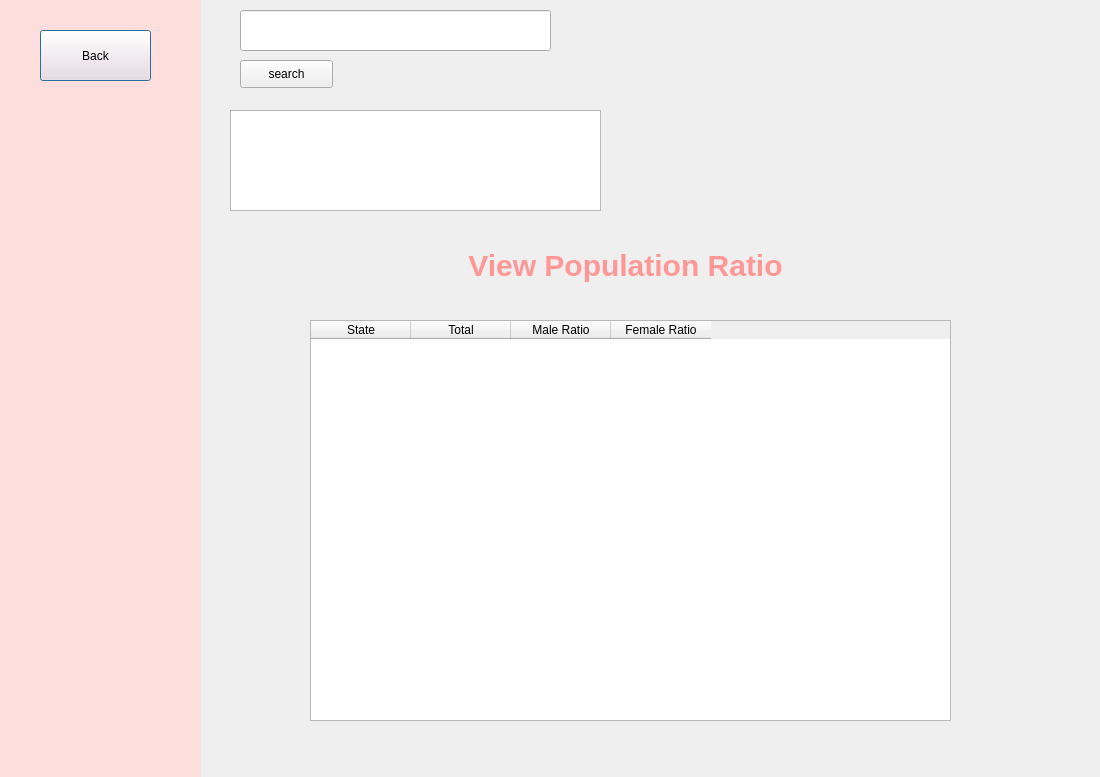
<?xml version="1.0" encoding="UTF-8"?>
<ui version="4.0">
 <class>Dialog</class>
 <widget class="QDialog" name="Dialog">
  <property name="geometry">
   <rect>
    <x>0</x>
    <y>0</y>
    <width>1100</width>
    <height>777</height>
   </rect>
  </property>
  <property name="windowTitle">
   <string>Dialog</string>
  </property>
  <widget class="QLabel" name="label">
   <property name="geometry">
    <rect>
     <x>450</x>
     <y>220</y>
     <width>351</width>
     <height>91</height>
    </rect>
   </property>
   <property name="styleSheet">
    <string notr="true">font-size: 30px;
font: bold;
color: rgb(255, 222, 222);
color: rgb(255, 151, 151);</string>
   </property>
   <property name="text">
    <string>View Population Ratio</string>
   </property>
   <property name="alignment">
    <set>Qt::AlignCenter</set>
   </property>
  </widget>
  <widget class="QTableWidget" name="tableWidget">
   <property name="geometry">
    <rect>
     <x>310</x>
     <y>320</y>
     <width>641</width>
     <height>401</height>
    </rect>
   </property>
   <property name="columnCount">
    <number>4</number>
   </property>
   <column>
    <property name="text">
     <string>State</string>
    </property>
   </column>
   <column>
    <property name="text">
     <string>Total</string>
    </property>
   </column>
   <column>
    <property name="text">
     <string>Male Ratio</string>
    </property>
   </column>
   <column>
    <property name="text">
     <string>Female Ratio</string>
    </property>
   </column>
  </widget>
  <widget class="QWidget" name="widget" native="true">
   <property name="geometry">
    <rect>
     <x>0</x>
     <y>0</y>
     <width>201</width>
     <height>851</height>
    </rect>
   </property>
   <property name="styleSheet">
    <string notr="true">
background-color: rgb(255, 222, 222);</string>
   </property>
   <widget class="QPushButton" name="backbutton8">
    <property name="geometry">
     <rect>
      <x>40</x>
      <y>30</y>
      <width>111</width>
      <height>51</height>
     </rect>
    </property>
    <property name="text">
     <string>Back</string>
    </property>
   </widget>
  </widget>
  <widget class="QLineEdit" name="lineEdit">
   <property name="geometry">
    <rect>
     <x>240</x>
     <y>10</y>
     <width>311</width>
     <height>41</height>
    </rect>
   </property>
   <property name="text">
    <string/>
   </property>
  </widget>
  <widget class="QTextBrowser" name="textBrowser">
   <property name="geometry">
    <rect>
     <x>230</x>
     <y>110</y>
     <width>371</width>
     <height>101</height>
    </rect>
   </property>
  </widget>
  <widget class="QPushButton" name="searchbutton">
   <property name="geometry">
    <rect>
     <x>240</x>
     <y>60</y>
     <width>93</width>
     <height>28</height>
    </rect>
   </property>
   <property name="text">
    <string>search</string>
   </property>
  </widget>
 </widget>
 <resources/>
 <connections/>
</ui>
